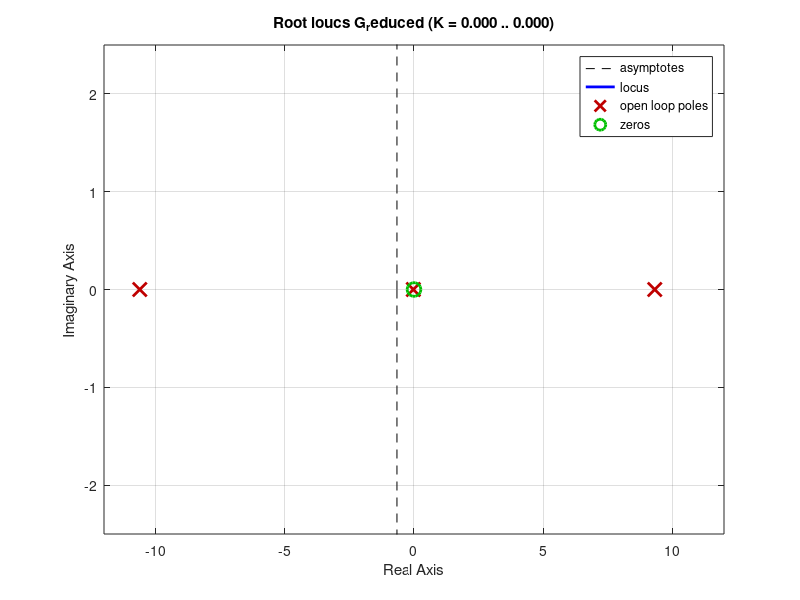

Source code (MATLAB):
% Cubli model parameters
T_m=0.005;
K=0.5;
J_w=0.601e-3;
J_f=2.8e-3;
B_w=17.03e-6;
B_f=6.08e-3;
m_w=0.222;
m_f=0.354;
g=9.82;
l_w=0.093;
l_f=0.076;

% Transfer function of the system
s=tf('s');
G=(-J_w*s^2)/((J_w*s^2+B_w*s)*((J_f+m_w*l_w^2)*s^2+B_f*s-(m_w*l_w+m_f*l_f)*g+((B_w*J_w*s^3)/(J_w*s^2+B_w*s))));
G_reduced=minreal(G);   % Equal poles and zeros cancelled each other

% Analysis in the s-domain
rlocus(G_reduced);
axis([-12 12 -2.5 2.5]);

